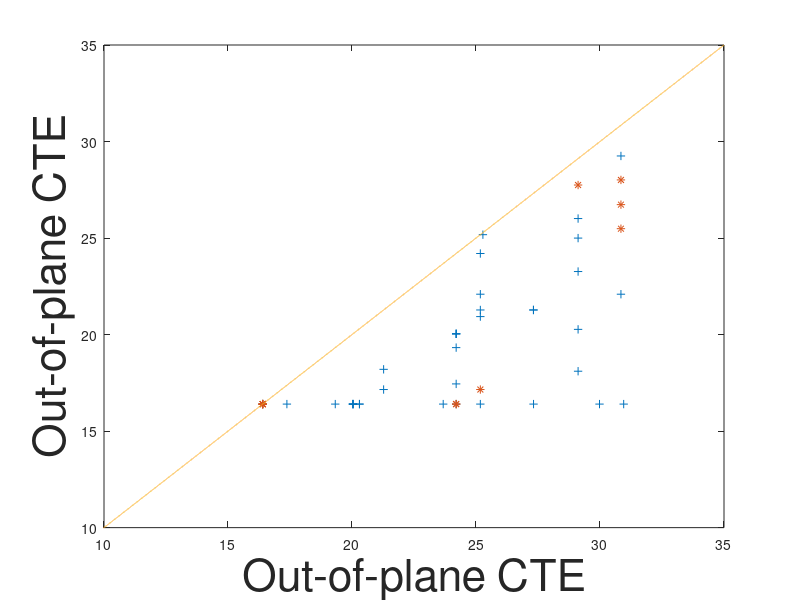
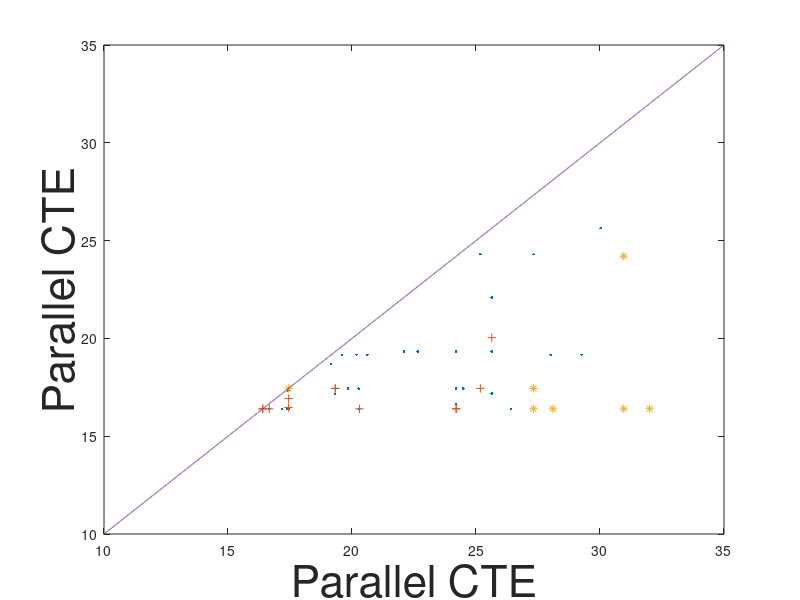
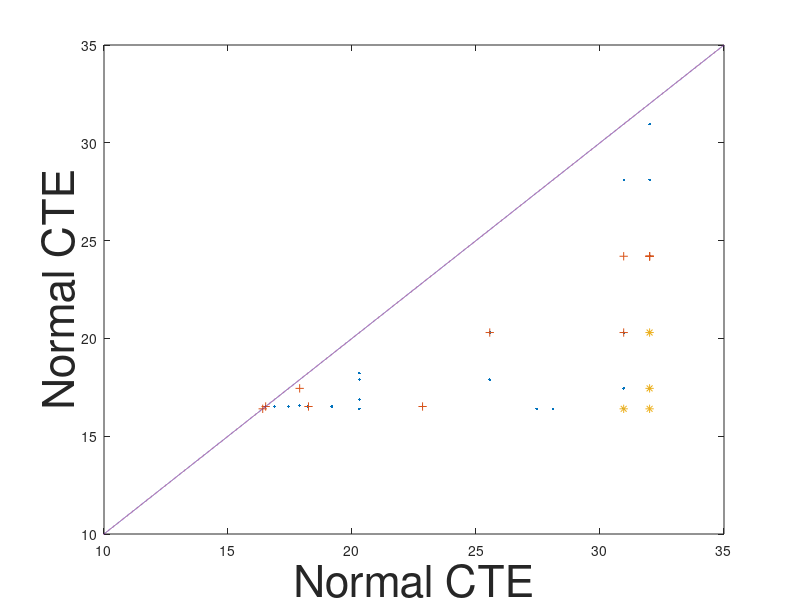
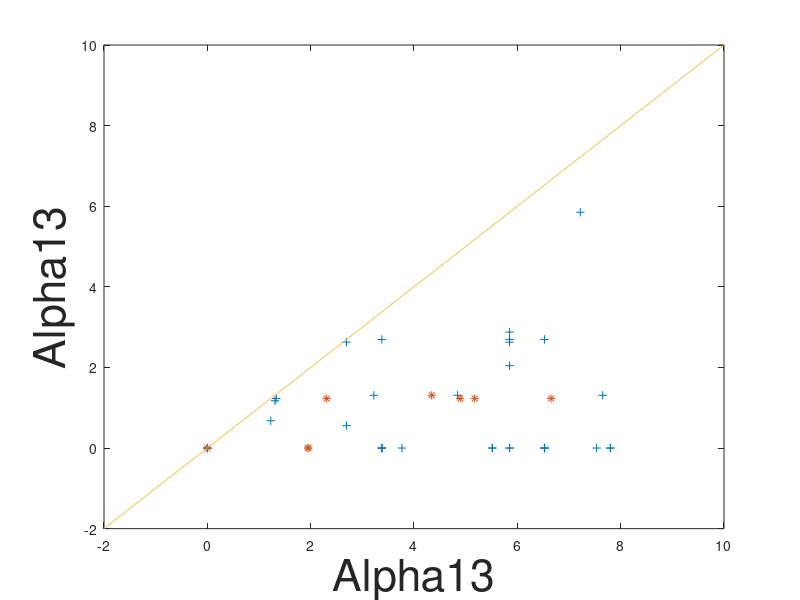

The MATLAB script that drew these images, in order:
a=-2:0.001:35;
b=a;

x1=[20.3 20.3 16.4 20.04 20.04 16.4 20.04 29.98 27.32 24.2    24.2   24.2    25.175 24.2     24.2    20.0387 17.375 19.325 25.175 23.6775 24.2  30.955  25.175 25.2784 25.175 21.275 27.3162 27.3162 25.175 21.275 30.8444 30.8444 29.1164 29.1164 29.1164 29.1164 29.1164];
x2=[16.4 16.4 16.4 16.4  16.4  16.4 16.4  16.4  16.4  20.0387 17.445 20.0387 24.2   20.0387  19.325  16.4    16.4   16.4   16.4   16.4    16.4  16.4    20.9319 25.175 22.0916 17.154 21.275 21.275 21.275 18.2 29.2523 22.0916 26.0103 23.2658 18.1026 24.9982 20.2704];
x1big=[16.4 16.4 16.4 16.4 16.4 24.2 24.2 25.175 30.8444 30.8444 30.8444 29.1164];
x2big=[16.4 16.4 16.4 16.4 16.4 16.4 16.4 17.154 26.7314 25.4849 28.0111 27.7472];
figure (1)
plot(x1,x2,'+');
hold on;
plot(x1big,x2big,'*');
hold on
plot(a,b);
axis([10,35,10,35]);
xlabel('Out-of-plane CTE','fontsize',32);
ylabel('Out-of-plane CTE','fontsize',32);

y1=[20.3 26.4 26.4 20.3 17.445 16.67 17.38 17.18 27.3162 25.175 24.2    24.2   24.2    24.2   22.0916 25.6433 22.6512 19.325 25.6353 25.6353 25.6353 30.0246 17.4371 19.8438 20.2704 24.4836 20.1824 19.6034 29.2524 20.6156 28.0111 19.1651];
y2=[16.4 16.4 16.4 16.4 16.4   16.4  16.4  16.4  24.3    24.3   16.6613 19.325 16.6613 17.445 19.325 19.325 19.325 17.154 22.0916 17.1838 19.325 25.6353 17.3228 17.4371 17.4371 17.4371 19.1651 19.1651 19.1651 19.1651 19.1651 18.6886];
y1middle=[24.2 24.2 20.3 16.4 16.4 16.6613 19.325 19.325 25.175 17.445 25.6353 17.4371];
y2middle=[16.4 16.4 16.4 16.4 16.4 16.4 17.445 17.445 17.445 16.9225 20.0387 16.4699];
y1big=[32   28.1 30.955 27.3162 30.955 27.3162 17.445];
y2big=[16.4 16.4 16.4   16.4    24.2   17.445 17.445];
figure(2)
plot(y1,y2,'.');
hold on;
plot(y1middle,y2middle,'+');
hold on;
plot(y1big,y2big,'*');
hold on
plot(a,b);
axis([10,35,10,35]);
xlabel('Parallel CTE','fontsize',32);
ylabel('Parallel CTE','fontsize',32);

% z1=[32 32 32 32 32 32 32 32 32 32 32 32 32 32 32 32 27.445 20.3 17.445 28.1 20.3 28.1 30.955 30.955 30.955 30.955 30.955 30.955 30.955 25.5545 20.3 20.3 25.5545 18.2249 18.2449 22.8455 16.5185 18.2249 16.8704 19.1863 22.8455 17.445 19.1863 16.5185];
% z2=[28.1 24.2 16.4 24.2 24.2 24.2 24.2 24.2 30.955 17.445 17.445 28.1 20.3 28.1 17.45 20.3 17.445 17.445 16.4 17.445 17.445 17.445 17.445 28.1 20.3 20.3 16.4 24.2 17.445 20.3 18.2249 16.8704 20.3 16.5185 16.5185 16.5185 16.5185 16.5185 16.5185 16.5185 16.5185 16.5185 16.5185 16.5185];
% figure(3)
% plot(z1,z2,'*')
% axis([10,35,10,35]);
% xlabel('Normal CTE','fontsize',32);
% ylabel('Normal CTE','fontsize',32);

z1small=[32   32   32   32     32   32   32     32   32     27.445 20.3 28.1 20.3 28.1 30.955  30.955 30.955 30.955 25.5548 20.3 17.8897 20.3 20.3 20.3 25.5545 18.2249 18.2249 16.8704 22.8455 19.1863 16.5185 19.1863 17.445];
z2small=[28.1 24.2 24.2 30.955 28.1 20.3 17.445 28.1 17.445 16.4   16.4 16.4 16.4 16.4 17.445  28.1   20.3   16.4   17.8897 17.8897 16.5704 17.8897 18.2249 16.8704 20.3 16.5185 16.5185 16.5185 16.5185 16.5185 16.5185 16.5185 16.5185];
z1middle=[32   32   32   32   16.4 30.955 30.955 17.8897 25.5545 18.2449 22.8455 16.5185];
z2middle=[24.2 24.2 24.2 24.2 16.4 24.2 20.3 17.445 20.3 16.5185 16.5185 16.5185];
z1big=[32 32 32 30.955 ];
z2big=[16.4 20.3  17.445 16.4];
figure(4)
plot(z1small,z2small,'.');
hold on;
plot(z1middle,z2middle,'+');
hold on;
plot(z1big,z2big,'*');
hold on
plot(a,b);
axis([10,35,10,35]);
xlabel('Normal CTE','fontsize',32);
ylabel('Normal CTE','fontsize',32);

xz1=[0 5.5154 7.8 7.8 5.5154 6.5248 3.7671 3.3775 6.5248 5.85 6.5248 0 3.3775 7.5342 3.3775 0 5.85 2.6948 6.5248 3.3775 5.85 2.6948 5.85 5.85 5.85 7.2182 4.8429 7.6523 1.3083 3.2228 1.2276 1.3339];
xz2=[0 0      0   0   0      0      0      0      0      0    0      0 0      0      0      0 0    2.6272 2.6948 2.6948 2.6948 0.5547 2.6272 2.8758 2.0436 5.85 1.3083 1.3083 1.173 1.3083 0.6772 1.2276];
xz1big=[1.95  0 1.95 4.342 2.3103 5.1746 6.6524 4.8946];
xz2big=[0     0      0 1.3083 1.2276 1.2276 1.2276 1.2276];
figure(5)
plot(xz1,xz2,'+');
hold on;
plot(xz1big,xz2big,'*');
axis([-2,10,-2,10]);
hold on
plot(a,b);
xlabel('Alpha13','fontsize',32);
ylabel('Alpha13','fontsize',32);

yz1small=[0 3.3775 1.0094 5.85   0 3.3775 3.9 3.9 5.85 3.9 3.9 7.2182 3.7091 3.7091 3.7091 3.7091 7.2182 4.107 3.3775 1.2977 0.6695 3.8408 3.6648 3.4272 1.173];
yz2small=[0 0      0      0      0 0      3.3775 0 3.9 2.7577 3.3775 3.7091 1.7483 1.5239 1.95 3.3775 3.3775 3.3775 1.7148 0.3506 0.3506 0.5724 0.5724 0.5724 0.5724];
yz1middle=[3.9 1.7483 5.5154 3.3775 1.7483 3.9 3.3775 3.8408 1.3339 2.9876];
yz2middle=[0   0      0      0      0      2.0188 2.6272 0.3506 0.5724 0.5724];
yz1big=[6.755 7.8 6.775 0 1.7483 0.6772 2.506];
yz2big=[0 0 0 0 0 0.3506 0.3506];
figure(6)
plot(yz1small,yz2small,'.');
hold on;
plot(yz1middle,yz2middle,'+');
hold on;
plot(yz1big,yz2big,'*');
hold on
plot(a,b);
axis([-2,10,-2,10]);
xlabel('Alpha 23','fontsize',32);
ylabel('Alpha 23','fontsize',32);

xy1=[0 3.9 6.3025 0.975 2.925 3.6387 0.975 7.8    7.8    7.8 7.8   7.8    7.8   6.3025 3.9 1.95 5.0662 7.8    6.7099 6.7099 6.7099 5.0662 7.4499 5.0662 3.8704 5.9648 3.8704 6.7037 6.7829 6.5513 5.9298 6.0205 6.7037];
xy2=[0 0   0      0     0     0      0     6.3025 5.0662 3.9 0.975 5.0662 0.975 0      0   0    0      0      4.95 6.3025 5.0665 2.0716 5.0662 2.0716 3.4438 3.8704 0.7948 3.8704 3.8704 5.9298 4.6779 5.9298 5.9298];
xy1big=[1.6887 6.7099 6.7099 6.4722 5.9298 5.9298];
xy2big=[0 2.0716 2.925 5.0662 5.5485 3.964 ];
figure(7)
plot(xy1,xy2,'+');
hold on;
plot(xy1big,xy2big,'*');
hold on
plot(a,b);
axis([-2,10,-2,10]);
xlabel('Alpha12','fontsize',32);
ylabel('Alpha12','fontsize',32);

%z direction
% figure(4) %alpha
% plot([0,12],[32,32],'b');%alpha33
% hold on
% h1=plot([12,24],[17.45,17.45],'b');
% axis([0,24,10,35]);
% 
% hold on
% plot([0,12],[16.37,16.37],'r');%alpha22
% hold on
% h2=plot([12,24],[27.32,27.32],'r');
% axis([0,24,10,35]);
% 
% hold on
% plot([0,12],[16.43,16.43],'g');%alpha11
% hold on
% h3=plot([12,24],[20.04,20.04],'g');
% legend([h1,h2,h3],'alpha33','alpha22','alpha11');
% axis([0,24,10,35]);
% xlabel('z','fontsize',18);
% ylabel('alpha','fontsize',18);
% 
% figure(5) 
% plot([0,12],[0,0],'b'); %alpha12
% hold on
% h4=plot([12,24],[6.3,6.3],'b');
% axis([0,24,0,10]);
% 
% hold on
% plot([0,12],[0,0],'r'); %alpha13
% hold on
% h5=plot([12,24],[1.95,1.95],'r');
% axis([0,24,0,10]);
% 
% hold on
% plot([0,12],[0,0],'g'); %alpha23
% hold on
% h6=plot([12,24],[3.38,3.38],'g');
% axis([0,24,0,10]);
% legend([h4,h5,h6],'alpha12','alpha13','alpha23');
% xlabel('z','fontsize',18);
% ylabel('alpha','fontsize',18);
% 
% %y direction
% figure(6) %alpha
% plot([0,50],[32,32],'b');%alpha33
% hold on
% h7=plot([0,50],[17.45,17.45],'b');
% axis([0,50,10,35]);
% 
% hold on
% plot([0,50],[16.37,16.37],'r');%alpha22
% hold on
% h8=plot([0,50],[27.32,27.32],'r');
% axis([0,50,10,35]);
% 
% hold on
% plot([0,50],[16.43,16.43],'g');%alpha11
% hold on
% h9=plot([0,50],[20.04,20.04],'g');
% axis([0,50,10,35]);
% legend([h7,h8,h9],'alpha33','alpha22','alpha11');
% xlabel('z','fontsize',18);
% ylabel('alpha','fontsize',18);
% 
% figure(7) 
% plot([0,50],[0,0],'b'); %alpha12
% hold on
% h10=plot([0,50],[6.3,6.3],'b');
% axis([0,50,0,10]);
% 
% hold on
% plot([0,50],[0,0],'r'); %alpha13
% hold on
% h11=plot([0,50],[1.95,1.95],'r');
% axis([0,50,0,10]);
% 
% hold on
% plot([0,50],[0,0],'g'); %alpha23
% hold on
% h12=plot([0,50],[3.38,3.38],'g');
% axis([0,50,0,10]);
% legend([h10,h11,h12],'alpha12','alpha13','alpha23');
% xlabel('z','fontsize',18);
% ylabel('alpha','fontsize',18);
% 
% %x direction
% figure(8) %alpha
% plot([0,20],[32,32],'b');%alpha33
% hold on
% h13=plot([0,20],[17.45,17.45],'b');
% axis([0,20,10,35]);
% 
% hold on
% plot([0,20],[16.37,16.37],'r');%alpha22
% hold on
% h14=plot([0,20],[27.32,27.32],'r');
% axis([0,20,10,35]);
% 
% hold on
% plot([0,20],[16.43,16.43],'g');%alpha11
% hold on
% h15=plot([0,20],[20.04,20.04],'g');
% axis([0,20,10,35]);
% legend([h13,h14,h15],'alpha33','alpha22','alpha11');
% xlabel('z','fontsize',18);
% ylabel('alpha','fontsize',18);
% 
% figure(9) 
% plot([0,20],[0,0],'b'); %alpha12
% hold on
% h16=plot([0,20],[6.3,6.3],'b');
% axis([0,20,0,10]);
% 
% hold on
% plot([0,20],[0,0],'r'); %alpha13
% hold on
% h17=plot([0,20],[1.95,1.95],'r');
% axis([0,20,0,10]);
% 
% hold on
% plot([0,20],[0,0],'g'); %alpha23
% hold on
% h18=plot([0,20],[3.38,3.38],'g');
% axis([0,20,0,10]);
% legend([h16,h17,h18],'alpha12','alpha13','alpha23');
% xlabel('z','fontsize',18);
% ylabel('alpha','fontsize',18);
